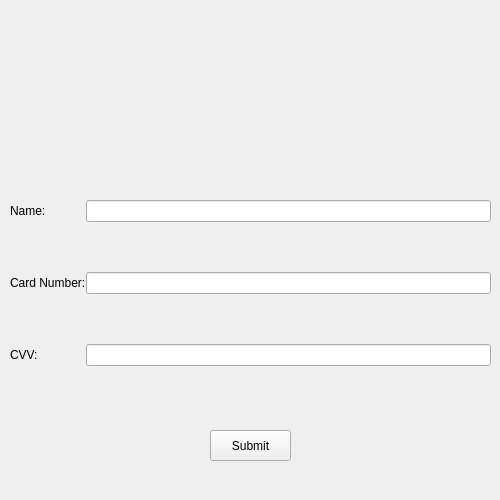
<?xml version="1.0" encoding="UTF-8"?>
<ui version="4.0">
 <class>Form</class>
 <widget class="QWidget" name="Form">
  <property name="geometry">
   <rect>
    <x>0</x>
    <y>0</y>
    <width>500</width>
    <height>500</height>
   </rect>
  </property>
  <property name="sizePolicy">
   <sizepolicy hsizetype="Fixed" vsizetype="Fixed">
    <horstretch>0</horstretch>
    <verstretch>0</verstretch>
   </sizepolicy>
  </property>
  <property name="minimumSize">
   <size>
    <width>500</width>
    <height>500</height>
   </size>
  </property>
  <property name="maximumSize">
   <size>
    <width>500</width>
    <height>500</height>
   </size>
  </property>
  <property name="windowTitle">
   <string>Form</string>
  </property>
  <property name="styleSheet">
   <string notr="true"/>
  </property>
  <widget class="QWidget" name="formLayoutWidget_2">
   <property name="geometry">
    <rect>
     <x>10</x>
     <y>170</y>
     <width>481</width>
     <height>230</height>
    </rect>
   </property>
   <layout class="QFormLayout" name="formLayout_2">
    <property name="horizontalSpacing">
     <number>0</number>
    </property>
    <property name="verticalSpacing">
     <number>50</number>
    </property>
    <property name="topMargin">
     <number>30</number>
    </property>
    <item row="0" column="0">
     <widget class="QLabel" name="label_2">
      <property name="text">
       <string>Name:</string>
      </property>
     </widget>
    </item>
    <item row="0" column="1">
     <widget class="QLineEdit" name="User_Card_Name"/>
    </item>
    <item row="1" column="0">
     <widget class="QLabel" name="label_4">
      <property name="text">
       <string>Card Number:</string>
      </property>
     </widget>
    </item>
    <item row="1" column="1">
     <widget class="QLineEdit" name="User_Card_Number"/>
    </item>
    <item row="2" column="0">
     <widget class="QLabel" name="label_3">
      <property name="text">
       <string>CVV:</string>
      </property>
     </widget>
    </item>
    <item row="2" column="1">
     <widget class="QLineEdit" name="User_Card_CVV"/>
    </item>
   </layout>
  </widget>
  <widget class="QWidget" name="verticalLayoutWidget_2">
   <property name="geometry">
    <rect>
     <x>119</x>
     <y>19</y>
     <width>271</width>
     <height>141</height>
    </rect>
   </property>
   <layout class="QVBoxLayout" name="verticalLayout_2">
    <item>
     <widget class="QLabel" name="label">
      <property name="text">
       <string/>
      </property>
      <property name="pixmap">
       <pixmap>../../TaxiBooking/UI/PIX/cardz.png</pixmap>
      </property>
     </widget>
    </item>
   </layout>
  </widget>
  <widget class="QWidget" name="verticalLayoutWidget">
   <property name="geometry">
    <rect>
     <x>210</x>
     <y>430</y>
     <width>81</width>
     <height>31</height>
    </rect>
   </property>
   <layout class="QVBoxLayout" name="verticalLayout">
    <item>
     <widget class="QPushButton" name="Submit_Details1">
      <property name="sizePolicy">
       <sizepolicy hsizetype="Minimum" vsizetype="Preferred">
        <horstretch>0</horstretch>
        <verstretch>0</verstretch>
       </sizepolicy>
      </property>
      <property name="text">
       <string>Submit</string>
      </property>
     </widget>
    </item>
   </layout>
  </widget>
 </widget>
 <resources/>
 <connections/>
</ui>
